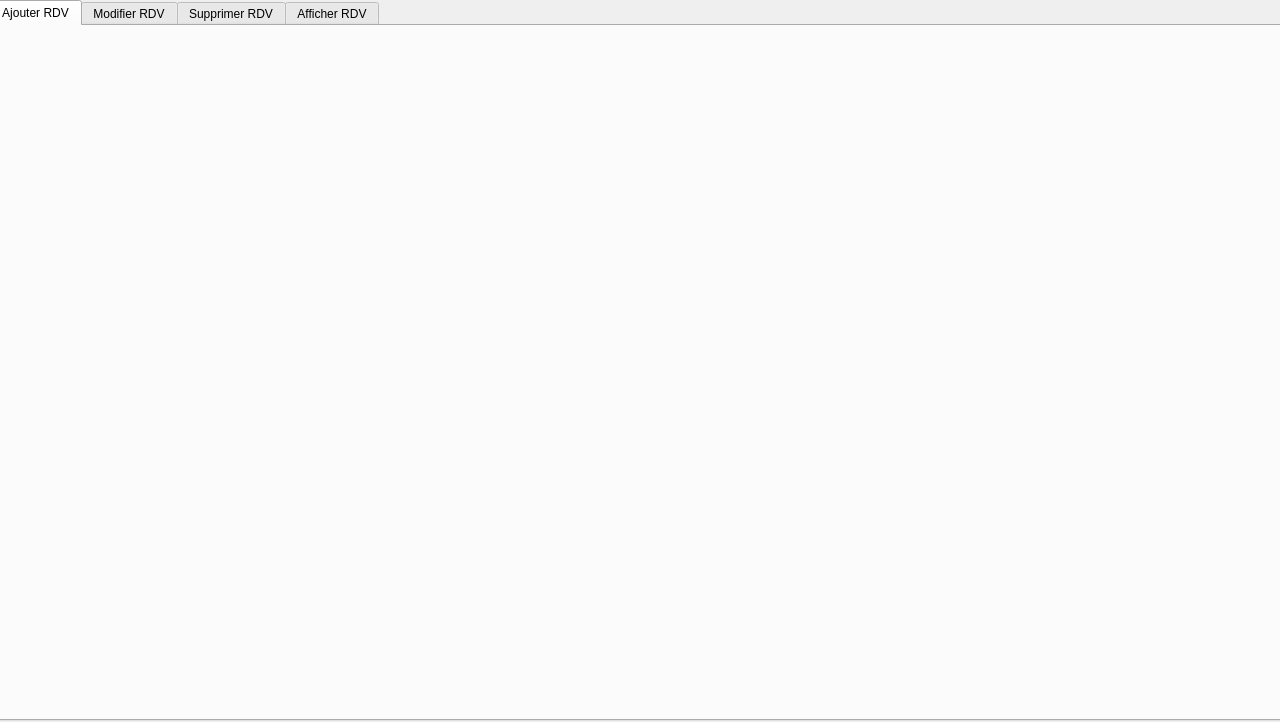
<?xml version="1.0" encoding="UTF-8"?>
<ui version="4.0">
 <class>RDV</class>
 <widget class="QDialog" name="RDV">
  <property name="geometry">
   <rect>
    <x>0</x>
    <y>0</y>
    <width>1280</width>
    <height>722</height>
   </rect>
  </property>
  <property name="minimumSize">
   <size>
    <width>1280</width>
    <height>722</height>
   </size>
  </property>
  <property name="maximumSize">
   <size>
    <width>1280</width>
    <height>722</height>
   </size>
  </property>
  <property name="baseSize">
   <size>
    <width>1280</width>
    <height>720</height>
   </size>
  </property>
  <property name="windowTitle">
   <string>MED++</string>
  </property>
  <widget class="QTabWidget" name="tabWidget">
   <property name="geometry">
    <rect>
     <x>-10</x>
     <y>0</y>
     <width>1291</width>
     <height>721</height>
    </rect>
   </property>
   <property name="currentIndex">
    <number>0</number>
   </property>
   <widget class="QWidget" name="tab">
    <attribute name="title">
     <string>Ajouter RDV</string>
    </attribute>
    <widget class="QWidget" name="widget" native="true">
     <property name="geometry">
      <rect>
       <x>0</x>
       <y>0</y>
       <width>1281</width>
       <height>701</height>
      </rect>
     </property>
     <property name="styleSheet">
      <string notr="true">QWidget#widget{
	background-image: url(:/AjoutRDV.png);

}
</string>
     </property>
     <widget class="QWidget" name="widget_2" native="true">
      <property name="geometry">
       <rect>
        <x>1100</x>
        <y>410</y>
        <width>121</width>
        <height>41</height>
       </rect>
      </property>
     </widget>
     <widget class="QWidget" name="widget_3" native="true">
      <property name="geometry">
       <rect>
        <x>1150</x>
        <y>60</y>
        <width>111</width>
        <height>41</height>
       </rect>
      </property>
      <widget class="QPushButton" name="retour">
       <property name="geometry">
        <rect>
         <x>0</x>
         <y>0</y>
         <width>111</width>
         <height>41</height>
        </rect>
       </property>
       <property name="styleSheet">
        <string notr="true">QPushButton{
border-style:solid;

background-color:#AARRGGBB ;
color:#fff;
border-radius:7px;
}

</string>
       </property>
       <property name="text">
        <string/>
       </property>
      </widget>
     </widget>
     <widget class="QPushButton" name="save">
      <property name="geometry">
       <rect>
        <x>1100</x>
        <y>400</y>
        <width>121</width>
        <height>51</height>
       </rect>
      </property>
      <property name="styleSheet">
       <string notr="true">QPushButton{
border-style:solid;

background-color:#AARRGGBB ;
color:#fff;
border-radius:7px;
}
</string>
      </property>
      <property name="text">
       <string/>
      </property>
     </widget>
    </widget>
   </widget>
   <widget class="QWidget" name="tab_2">
    <attribute name="title">
     <string>Modifier RDV</string>
    </attribute>
    <widget class="QWidget" name="widget_6" native="true">
     <property name="geometry">
      <rect>
       <x>0</x>
       <y>0</y>
       <width>1281</width>
       <height>711</height>
      </rect>
     </property>
     <property name="styleSheet">
      <string notr="true">QWidget#widget_6
{
	background-image: url(:/ModifierRDV.png);
}
</string>
     </property>
     <widget class="QPushButton" name="pushButton_2">
      <property name="geometry">
       <rect>
        <x>600</x>
        <y>170</y>
        <width>121</width>
        <height>41</height>
       </rect>
      </property>
      <property name="styleSheet">
       <string notr="true">QPushButton{
border-style:solid;

background-color:#AARRGGBB ;
color:#fff;
border-radius:7px;
}


</string>
      </property>
      <property name="text">
       <string/>
      </property>
     </widget>
     <widget class="QPushButton" name="retour_2">
      <property name="geometry">
       <rect>
        <x>1150</x>
        <y>60</y>
        <width>111</width>
        <height>41</height>
       </rect>
      </property>
      <property name="styleSheet">
       <string notr="true">QPushButton{
border-style:solid;

background-color:#AARRGGBB ;
color:#fff;
border-radius:7px;
}

</string>
      </property>
      <property name="text">
       <string/>
      </property>
     </widget>
     <widget class="QPushButton" name="pushButton_4">
      <property name="geometry">
       <rect>
        <x>540</x>
        <y>170</y>
        <width>31</width>
        <height>31</height>
       </rect>
      </property>
      <property name="styleSheet">
       <string notr="true">QPushButton{
border-style:solid;

background-color:#AARRGGBB ;
color:#fff;
border-radius:7px;
}

</string>
      </property>
      <property name="text">
       <string/>
      </property>
     </widget>
     <widget class="QPushButton" name="pushButton_5">
      <property name="geometry">
       <rect>
        <x>1100</x>
        <y>410</y>
        <width>121</width>
        <height>41</height>
       </rect>
      </property>
      <property name="styleSheet">
       <string notr="true">QPushButton{
border-style:solid;

background-color:#AARRGGBB ;
color:#fff;
border-radius:7px;
}


</string>
      </property>
      <property name="text">
       <string/>
      </property>
     </widget>
    </widget>
   </widget>
   <widget class="QWidget" name="tab_3">
    <attribute name="title">
     <string>Supprimer RDV</string>
    </attribute>
    <widget class="QWidget" name="widget_7" native="true">
     <property name="geometry">
      <rect>
       <x>0</x>
       <y>0</y>
       <width>1281</width>
       <height>691</height>
      </rect>
     </property>
     <property name="styleSheet">
      <string notr="true">QWidget#widget_7
{
	background-image: url(:/SuppRDV.png);
}
</string>
     </property>
     <widget class="QWidget" name="widget_8" native="true">
      <property name="geometry">
       <rect>
        <x>1150</x>
        <y>60</y>
        <width>111</width>
        <height>41</height>
       </rect>
      </property>
      <widget class="QPushButton" name="pushButton_3">
       <property name="geometry">
        <rect>
         <x>0</x>
         <y>0</y>
         <width>111</width>
         <height>41</height>
        </rect>
       </property>
       <property name="styleSheet">
        <string notr="true">QPushButton{
border-style:solid;

background-color:#AARRGGBB ;
color:#fff;
border-radius:7px;
}</string>
       </property>
       <property name="text">
        <string/>
       </property>
      </widget>
     </widget>
     <widget class="QWidget" name="widget_9" native="true">
      <property name="geometry">
       <rect>
        <x>1120</x>
        <y>650</y>
        <width>121</width>
        <height>41</height>
       </rect>
      </property>
      <widget class="QPushButton" name="Delete">
       <property name="geometry">
        <rect>
         <x>0</x>
         <y>0</y>
         <width>121</width>
         <height>41</height>
        </rect>
       </property>
       <property name="styleSheet">
        <string notr="true">QPushButton{
border-style:solid;

background-color:#AARRGGBB ;
color:#fff;
border-radius:7px;
}</string>
       </property>
       <property name="text">
        <string/>
       </property>
      </widget>
     </widget>
    </widget>
   </widget>
   <widget class="QWidget" name="tab_4">
    <attribute name="title">
     <string>Afficher RDV</string>
    </attribute>
    <widget class="QWidget" name="widget_4" native="true">
     <property name="geometry">
      <rect>
       <x>0</x>
       <y>0</y>
       <width>1281</width>
       <height>711</height>
      </rect>
     </property>
     <property name="styleSheet">
      <string notr="true">QWidget#widget_4
{
 
	background-image: url(:/AffichRDV.png);
}</string>
     </property>
     <widget class="QTableView" name="TabPers">
      <property name="geometry">
       <rect>
        <x>0</x>
        <y>240</y>
        <width>1281</width>
        <height>461</height>
       </rect>
      </property>
      <property name="textElideMode">
       <enum>Qt::ElideMiddle</enum>
      </property>
     </widget>
     <widget class="QWidget" name="widget_5" native="true">
      <property name="geometry">
       <rect>
        <x>1150</x>
        <y>60</y>
        <width>120</width>
        <height>41</height>
       </rect>
      </property>
      <widget class="QPushButton" name="pushButton">
       <property name="geometry">
        <rect>
         <x>0</x>
         <y>-10</y>
         <width>111</width>
         <height>41</height>
        </rect>
       </property>
       <property name="styleSheet">
        <string notr="true">QPushButton{
border-style:solid;

background-color:#AARRGGBB ;
color:#fff;
border-radius:7px;
}</string>
       </property>
       <property name="text">
        <string/>
       </property>
      </widget>
     </widget>
    </widget>
   </widget>
  </widget>
 </widget>
 <resources/>
 <connections/>
</ui>
